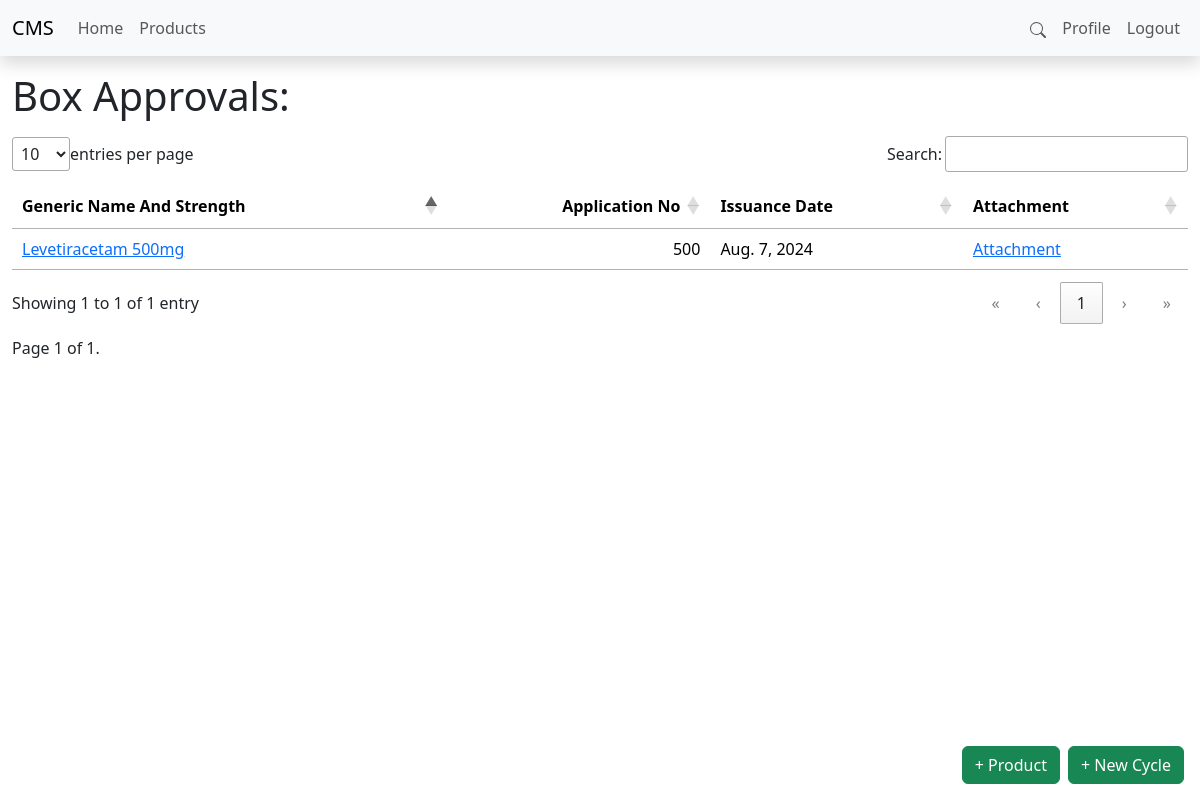
The page /products/3/boxapprovals (signed in) on the database its author committed.
### products/models.py (models this page shows, shortened)
class BoxApproval(models.Model):
    generic_name_and_strength = models.CharField(max_length=1000)
    company_name = models.CharField(max_length=1000)
    package_information = models.CharField(max_length=1000)
    reference_stated_in_company_application = models.CharField(max_length=1000)
    application_no = models.IntegerField()
    box_request_number = models.IntegerField()
    issue_date = models.DateField()
    attachment = models.FileField(upload_to=upload_to)
    product = models.ForeignKey(Product,on_delete=models.CASCADE)

### products/views.py (the view)
# urls.py: path('<pk>/boxapprovals',ListBoxApproval.as_view(),name="list_boxapproval"),
class ListBoxApproval(ListView):
    model = BoxApproval
    context_object_name = "box_approvals"
    paginate_by = 200
    template_name = "./product/box_approval/index.html"
    def get_queryset(self):
        query = self.request.GET.get('q')
        if query:
            return BoxApproval.objects.filter(
                Q(english_name__icontains=query) |
                Q(arabic_name__icontains=query) |
                Q(issuance_date__icontains=query)
            )
        else:
            return BoxApproval.objects.filter(product__pk=self.kwargs["pk"])

### Templates/Product/box_approval/index.html (shortened to what this page needs)
{% extends "../../__layout__.html" %}
{% load static %}
{% block styles %}
<link rel="stylesheet" href="{% static './css/datatable.min.css' %}">
{% endblock styles %}
{% block navbarlinksright %}
<li class="nav-item"><a href="#search" class="nav-link">
    <svg xmlns="http://www.w3.org/2000/svg" width="16" height="16" fill="currentColor" class="bi bi-search" viewBox="0 0 16 16">
        <path d="M11.742 10.344a6.5 6.5 0 1 0-1.397 1.398h-.001q.044.06.098.115l3.85 3.85a1 1 0 0 0 1.415-1.414l-3.85-3.85a1 1 0 0 0-.115-.1zM12 6.5a5.5 5.5 0 1 1-11 0 5.5 5.5 0 0 1 11 0"/>
      </svg>
</a></li>
{% endblock navbarlinksright %}
{% block content %}
<div class="container-fluid">
    <h1 class="my-3">Box Approvals: </h1>
    <table id="boxapprovalsTable" class="table" style="width:100%">
        <thead>
            <tr>
                <th>Generic Name And Strength</th>
                <th>Application No</th>
                <th>Issuance Date</th>
                <th>Attachment</th>
            </tr>
        </thead>
        <tbody>
        {% for box_approval in box_approvals %}
            <tr>
                <td>
                    <a href="{% url 'product:list_boxapproval' pk=box_approval.pk %}">
                    {{ box_approval.generic_name_and_strength }}
                    </a>
                </td>
                <td>{{ box_approval.application_no }}</td>
                <td>{{ box_approval.issue_date }}</td>
                <td><a target="_blank" href="/media/{{ box_approval.attachment }}">Attachment</a></td>
            </tr>
            {% empty %}
            <td>No Box Approvals</td>
            <td></td>
            <td></td>
            <td></td>
            {% endfor %}
        </tbody>
    </table>
    <div class="pagination">
        <span class="step-links">
            <span class="current">
                Page {{ page_obj.number }} of {{ page_obj.paginator.num_pages }}.
            </span>
        </span>
    </div>
</div>
{% include "../../bits/creation_footer.html" %}
{% endblock %}

### Static/css/main.css (style rules this page uses)
* { overflow-wrap: break-word !important; }

### rows shown on the page
BoxApproval: generic_name_and_strength "Levetiracetam 500mg", application_no "500", issue_date "Aug. 7, 2024"

### other values the page prints
{{ page_obj.number }} "1"
{{ page_obj.paginator.num_pages }} "1"
